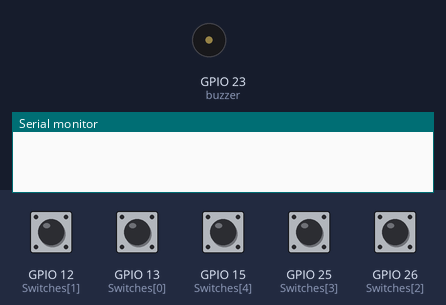
The sketch below on a simulated ESP32. Shown: buzzer (waves = sounding), the last lines printed to the serial monitor. The inputs (shaded band) are chosen by the test bench; at power-on: GPIO 12 (Switches[1]), GPIO 13 (Switches[0]), GPIO 15 (Switches[4]), GPIO 25 (Switches[3]), GPIO 26 (Switches[2]) HIGH.

Above: at 1.2 s.
1.3 s: GPIO 12 (Switches[1]) pulled LOW for 1 s
At 1.4 s:
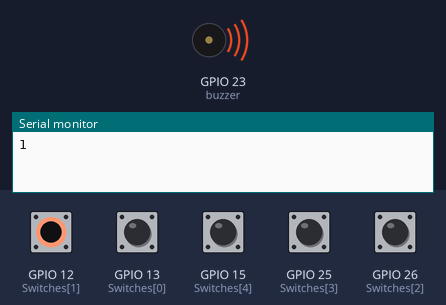
Timing chart, 0 to 4.3 s (numbered marks = the images above; inputs shaded):
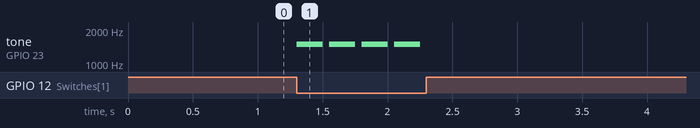

The sketch:

ESP_NOW_TX.ino
```cpp
#include <WiFi.h>
#include <esp_now.h>

uint8_t Receivermac[] = {0xE8, 0x6B, 0xEA, 0xDF, 0x85, 0x48};
uint8_t Switches[5] = {13, 12, 26, 25, 15};
uint8_t buzzer = 23;

typedef struct Struct_msg
{
  int data[5];
  int counter[4];
}Struct_msg;

Struct_msg outgoingData;

void onDataSent(const wifi_tx_info_t *info, esp_now_send_status_t status)
{
  //Serial.print("status : ");
  //Serial.println(status == ESP_NOW_SEND_SUCCESS ? "SUCCESS" : "FAIL");
}

void setup()
{
  Serial.begin(115200);

  for(int j = 0 ; j < 5 ; j++){ pinMode(Switches[j],INPUT_PULLUP); }
  pinMode( buzzer , OUTPUT);

  WiFi.mode(WIFI_STA);
  WiFi.disconnect();
  esp_now_init();

  esp_now_register_send_cb(onDataSent);
  esp_now_peer_info_t peerinfo={};
  memcpy(peerinfo.peer_addr, Receivermac, 6);
  peerinfo.channel = 0;
  peerinfo.encrypt = false;
  esp_now_add_peer(&peerinfo);
}

void loop()
{
  outgoingData.data[0] = digitalRead(Switches[0]);
  outgoingData.data[1] = digitalRead(Switches[1]);
  outgoingData.data[2] = digitalRead(Switches[2]);
  outgoingData.data[3] = digitalRead(Switches[3]);
  outgoingData.data[4] = digitalRead(Switches[4]);

  if(outgoingData.data[0] == 0)
  {
    tone(buzzer , 1500 , 200);
    outgoingData.counter[0]++ ;
    Serial.println(outgoingData.counter[0]);
    if(outgoingData.counter[0]==2)
    {
      outgoingData.counter[0] = 0;
    }
    delay(250);
  }

  if(outgoingData.data[1] == 0)
  {
    tone(buzzer , 1500 , 200);
    outgoingData.counter[1]++ ;
    Serial.println(outgoingData.counter[1]);
    if(outgoingData.counter[1]==2)
    {
      outgoingData.counter[1] = 0;
    }
    delay(250);
  }

  if(outgoingData.data[2] == 0)
  {
    tone(buzzer , 1500 , 200);
    outgoingData.counter[2]++ ;
    Serial.println(outgoingData.counter[2]);
    if(outgoingData.counter[2]==2)
    {
      outgoingData.counter[2] = 0;
    }
    delay(250);
  }

  if(outgoingData.data[3] == 0)
  {
    tone(buzzer , 1500 , 200);
    outgoingData.counter[3]++ ;
    Serial.println(outgoingData.counter[3]);
    if(outgoingData.counter[3]==2)
    {
      outgoingData.counter[3] = 0;
    }
    delay(250);
  }

  esp_now_send(Receivermac, (uint8_t *)&outgoingData, sizeof(outgoingData));
}
```

Measured:
- after the input at 1.3 s, tone on GPIO 23 (buzzer): alternates 1500 Hz for 0.20 s and silent for 0.05 s, 8 changes in all, then stays silent, starting at once
